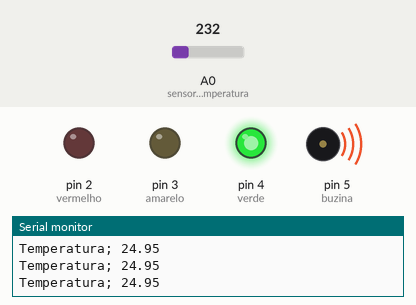
A sketch run on a simulated Arduino Uno, built with avr-gcc and run on an emulated ATmega328P. Shown: output pins drawn as LEDs (lit = HIGH), buzzer (waves = sounding), the last lines printed to the serial monitor. The inputs (shaded band) are chosen by the test bench; at power-on: A0 (sensor_temperatura) = 232.

Above: at 1.3 s.
1.4 s: A0 (sensor_temperatura) set to 241
At 3.0 s:
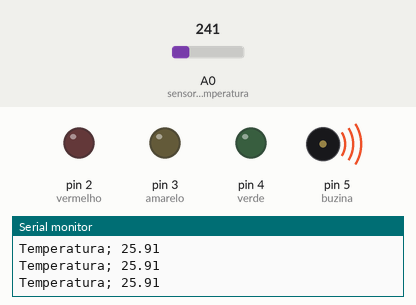
3.5 s: A0 (sensor_temperatura) set to 201
At 4.6 s:
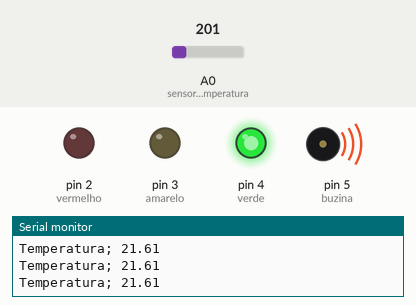
5.5 s: A0 (sensor_temperatura) set to 250
At 7.4 s:
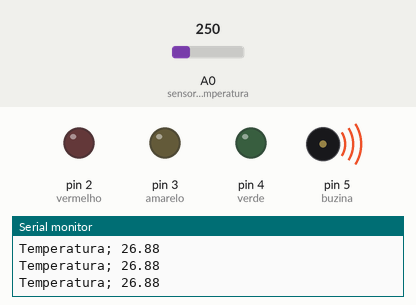
Timing chart, 0 to 8.9 s (numbered marks = the images above; inputs shaded):
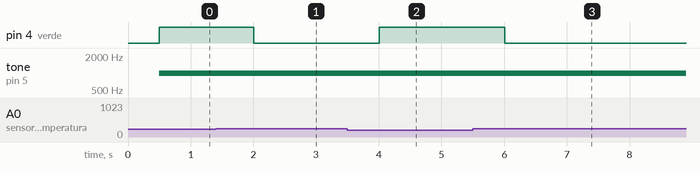

Measured:
- the behaviour switches between 232 and 233 on A0 (sensor_temperatura) (found by bisection; images 0 and 1)
- after the input at 1.4 s, pin 4 (verde): HIGH → LOW after 0.60 s
- after the input at 3.5 s, pin 4 (verde): LOW → HIGH after 0.51 s
- after the input at 5.5 s, pin 4 (verde): HIGH → LOW after 0.51 s

The sketch:

sistema_de_alarme.ino
```cpp
const int verde = 4;
const int amarelo = 3;
const int vermelho = 2;
const int sensor_temperatura = A0;
int buzina = 5;
int leitura_sensor;

float temperatura;


void setup() {
  // put your setup code here, to run once:
  pinMode(vermelho, OUTPUT);
  pinMode(amarelo, OUTPUT);
  pinMode(verde, OUTPUT);
  pinMode(buzina, OUTPUT);
  analogReference(INTERNAL);
  Serial.begin(9600);
}

void loop() {
  leitura_sensor = analogRead (sensor_temperatura);
  temperatura = leitura_sensor * 0.1075268817204301;
  Serial.print("Temperatura; ");
  Serial.println(temperatura);
  delay(500);

  if ( temperatura < 25)
  {
    digitalWrite (verde, HIGH);
    digitalWrite (amarelo,LOW);
    digitalWrite (vermelho,LOW);
    noTone(buzina);
  }

  if ((temperatura > 25 && temperatura < 28))
  {
    digitalWrite (amarelo, HIGH);
    digitalWrite (verde, LOW);
    digitalWrite (vermelho, LOW);
    noTone(buzina);
  }
  if (temperatura > 30)
digitalWrite (verde,HIGH);
digitalWrite (vermelho,LOW);
digitalWrite (amarelo,LOW);
tone(buzina,1000);
  }
```
